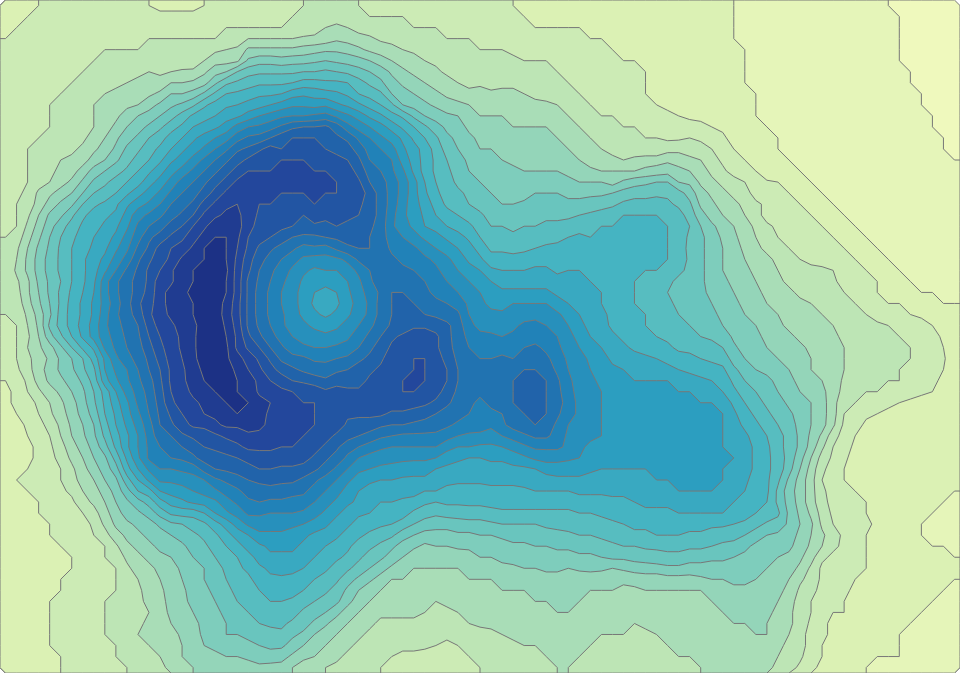

Specify this chart in Vega-Lite:
### Vega specification from a JSON file in a GitHub repository (floating-point values rounded to 4 significant figures; data arrays with more than 128 entries replaced by an {"elided": "..."} marker saying what was removed)
{"$schema": "https://vega.github.io/schema/vega/v4.json", "width": 960, "height": 673, "autosize": "none", "data": [{"name": "contours", "transform": [{"type": "contour", "values": {"signal": "volcano.values"}, "size": [{"signal": "volcano.width"}, {"signal": "volcano.height"}], "smooth": {"signal": "smooth"}, "thresholds": {"signal": "sequence(90, 195, 5)"}}]}], "projections": [{"name": "projection", "type": "identity", "scale": {"signal": "width / volcano.width"}}], "scales": [{"name": "color", "type": "linear", "domain": [90, 190], "range": "heatmap"}], "marks": [{"type": "path", "from": {"data": "contours"}, "encode": {"enter": {"stroke": {"value": "#777"}, "strokeWidth": {"value": 1}, "fill": {"scale": "color", "field": "value"}}}, "transform": [{"type": "geopath", "field": "datum", "projection": "projection"}]}], "signals": [{"name": "volcano", "value": {"width": 87, "height": 61, "values": {"elided": "5307 int values"}}}, {"name": "smooth", "value": true, "bind": {"input": "radio", "options": [true, false]}}]}
